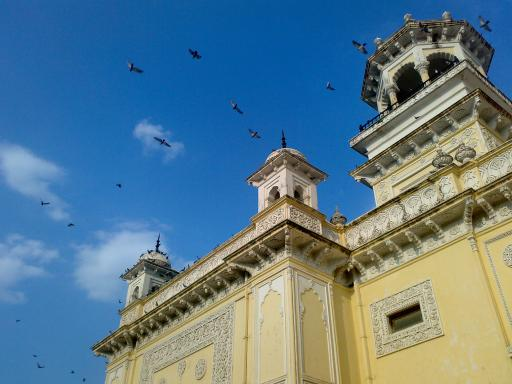
#> input picture assets/home.jpg, 512 x 384 px
$ jupyter execute py_2d_histogram.ipynb
#> lines starting #> are read from the running program, lines starting #| are printed output that depends on the picture
Histograms - 3 : 2D Histograms
==============================

Goal
----

In this chapter, we will learn to find and plot 2D histograms. It will be helpful in coming
chapters.

Introduction
------------

In the first article, we calculated and plotted one-dimensional histogram. It is called
one-dimensional because we are taking only one feature into our consideration, ie grayscale
intensity value of the pixel. But in two-dimensional histograms, you consider two features. Normally
it is used for finding color histograms where two features are Hue & Saturation values of every
pixel.

There is a python sample (samples/python/color_histogram.py) already
for finding color histograms. We will try to understand how to create such a color histogram, and it
will be useful in understanding further topics like Histogram Back-Projection.

2D Histogram in OpenCV
----------------------

It is quite simple and calculated using the same function, **cv.calcHist()**. For color histograms,
we need to convert the image from BGR to HSV. (Remember, for 1D histogram, we converted from BGR to
Grayscale). For 2D histograms, its parameters will be modified as follows:

-   **channels = [0,1]** *because we need to process both H and S plane.*
-   **bins = [180,256]** *180 for H plane and 256 for S plane.*
-   **range = [0,180,0,256]** *Hue value lies between 0 and 180 & Saturation lies between 0 and
    256.*

Now check the code below:

[cell 1]
import cv2 as cv

img = cv.imread("../../../../assets/home.jpg")
#> img is the input picture: shape (384, 512, 3); mean B, G, R 141.2, 123.9, 91.6
hsv = cv.cvtColor(img, cv.COLOR_BGR2HSV)
#> hsv: shape (384, 512, 3); mean H, S, V 68.6, 145.7, 162.9

hist = cv.calcHist([hsv], [0, 1], None, [180, 256], [0, 180, 0, 256])
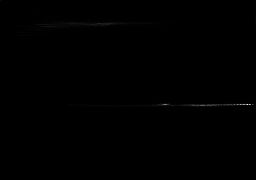
#> hist: shape (180, 256) float32; min 0, max 2776, mean 4.3; drawn with min black and max white
hist

That's it.

2D Histogram in Numpy
---------------------

Numpy also provides a specific function for this : **np.histogram2d()**. (Remember, for 1D histogram
we used **np.histogram()** ).

[cell 2]
import cv2 as cv
import numpy as np

img = cv.imread("../../../../assets/home.jpg")
hsv = cv.cvtColor(img, cv.COLOR_BGR2HSV)
h, s = hsv[:, :, 0], hsv[:, :, 1]
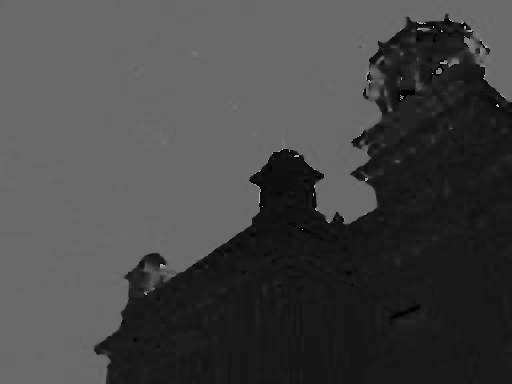
#> h: shape (384, 512); min 0, max 179, mean 68.6
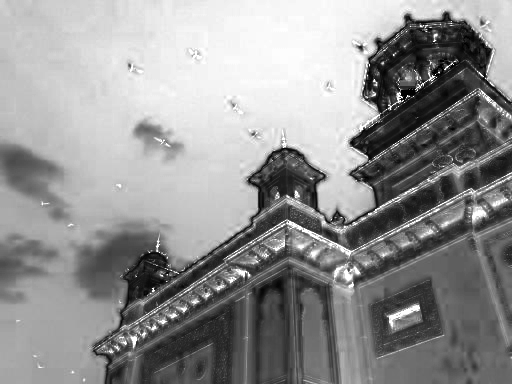
#> s: shape (384, 512); min 0, max 255, mean 145.7

hist, xbins, ybins = np.histogram2d(
    h.ravel(), s.ravel(), [180, 256], [[0, 180], [0, 256]]
)
#> xbins = 181 values from 0 to 180; ybins = 257 values from 0 to 256

First argument is H plane, second one is the S plane, third is number of bins for each and fourth is
their range.

Now we can check how to plot this color histogram.

Plotting 2D Histograms
----------------------

### Method - 1 : Using cv.imshow()

The result we get is a two dimensional array of size 180x256. So we can show them as we do normally,
using cv.imshow() function. It will be a grayscale image and it won't give much idea what colors
are there, unless you know the Hue values of different colors.

### Method - 2 : Using Matplotlib

We can use **matplotlib.pyplot.imshow()** function to plot 2D histogram with different color maps.
It gives us a much better idea about the different pixel density. But this also, doesn't gives us
idea what color is there on a first look, unless you know the Hue values of different colors. Still
I prefer this method. It is simple and better.

> **Note:** While using this function, remember, interpolation flag should be nearest for better results.

Consider code:

[cell 3]
import cv2 as cv
from matplotlib import pyplot as plt

img = cv.imread("../../../../assets/home.jpg")
hsv = cv.cvtColor(img, cv.COLOR_BGR2HSV)
hist = cv.calcHist([hsv], [0, 1], None, [180, 256], [0, 180, 0, 256])

plt.subplot(121)
plt.imshow(cv.cvtColor(img, cv.COLOR_BGR2RGB))
plt.title("Original")
plt.xticks([]), plt.yticks([])

plt.subplot(122)
plt.imshow(hist, interpolation="nearest", origin="lower", aspect="auto")
plt.xlabel("Saturation")
plt.ylabel("Hue")
plt.colorbar()

plt.show()
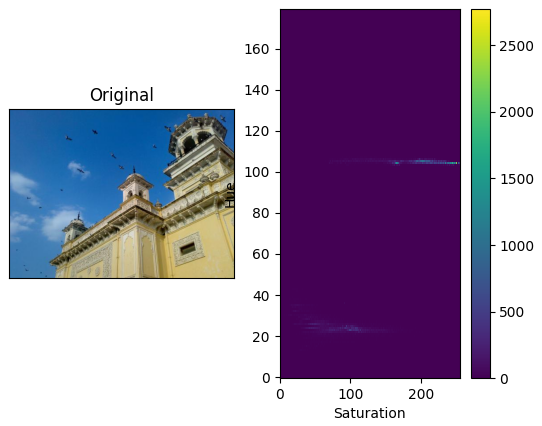
#> figure drawn by matplotlib, 3 panels

$ run again, with assets/apple.jpg copied over assets/home.jpg
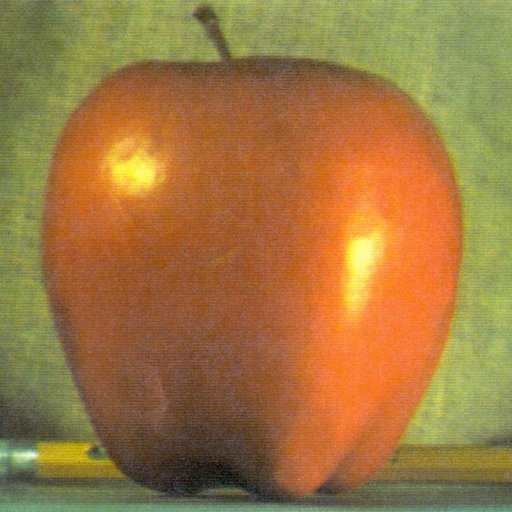
#> input picture assets/apple.jpg, 512 x 512 px
#> img is the input picture: shape (512, 512, 3); mean B, G, R 64.8, 119.7, 159.1
#> hsv: shape (512, 512, 3); mean H, S, V 21.7, 145.4, 163
#> `h, s = hsv[:, :, 0], hsv[:, :, 1]`:
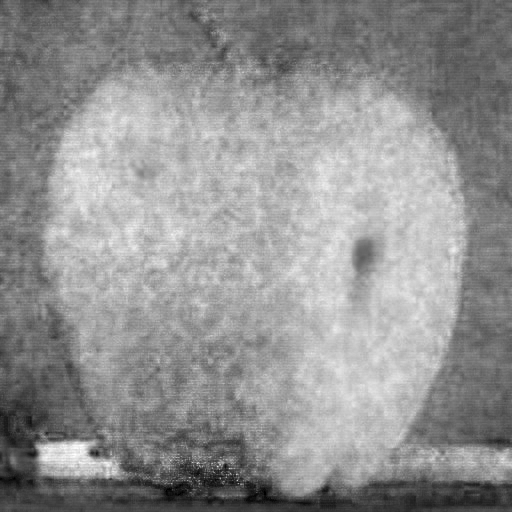
#> s: shape (512, 512); min 0, max 255, mean 145.4
#> xbins = 181 values from 0 to 180; ybins = 257 values from 0 to 256
#> `plt.show()`:
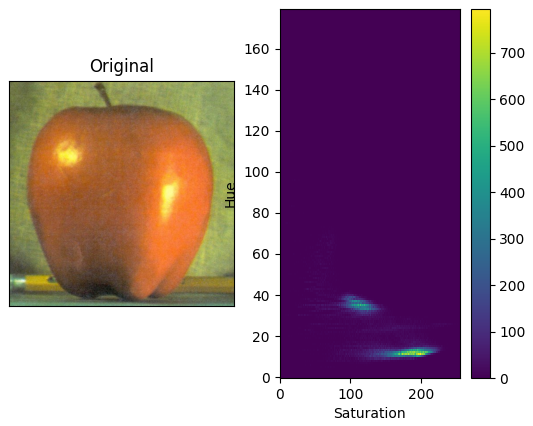
#> figure drawn by matplotlib, 3 panels
